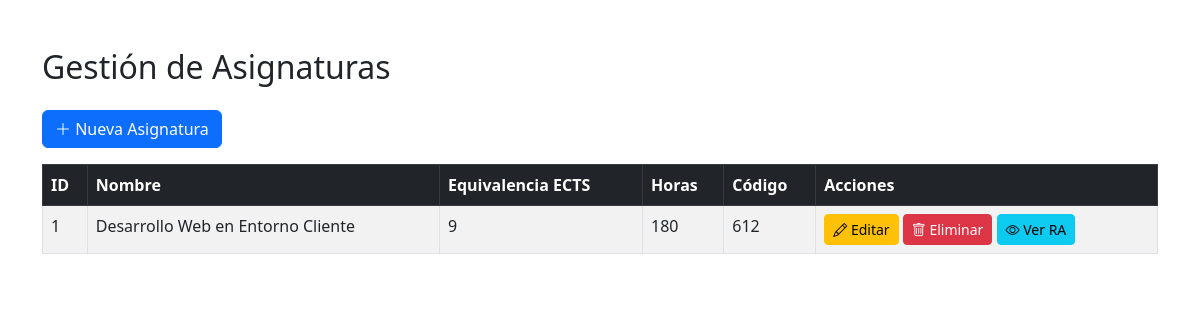
The app's page /Controllers/AsignaturaController.php?action=listar, older data.
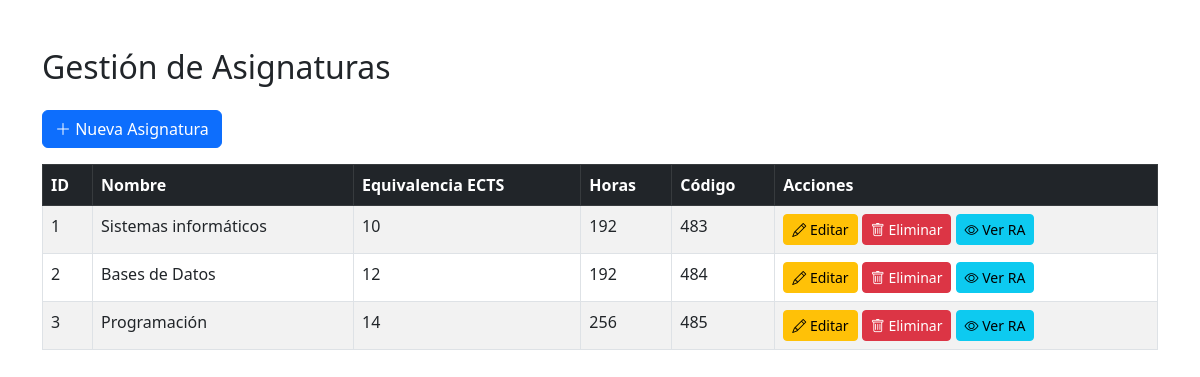
The same page, newer data.
### tables this page shows
CREATE TABLE
    asignaturas (
        id_asignatura INT AUTO_INCREMENT PRIMARY KEY,
        nombre VARCHAR(100) NOT NULL,
        equivalencia_ects INT,
        codigo INT,
        horas INT
    );

### Models/Database.php (called while the page is built)
<?php
class database
{
    private static $host = 'localhost';
    private static $dbname = 'gestion_academica';
    private static $username = 'root';
    private static $password = 'admin';
    public static function getConnection(): ?PDO
    {
        $pdo = null;
        try {
            $dsn = "mysql:host=" . self::$host . ";dbname=" . self::$dbname . ";charset=utf8mb4";
            $pdo = new PDO($dsn, self::$username, self::$password);
            $pdo->setAttribute(PDO::ATTR_ERRMODE, PDO::ERRMODE_EXCEPTION);
        } catch (PDOexception $e) {
            echo "Conection error: " . $e->getMessage();
        } finally {
            return $pdo;
        }
    }
}
?>

### Models/AsignaturaManager.php (called while the page is built, shortened)
<?php
require_once 'Database.php';
require_once 'Asignatura.php';
class AsignaturaManager
{
    private string $table = "asignaturas";
    public function readAll(): ?array
    {
        $asignaturas = null;
        try {
            $this->db = Database::getConnection();
            $query = "SELECT id_asignatura, nombre, equivalencia_ects, codigo, horas
                        FROM {$this->table}";
            $statement = $this->db->query($query);
            $statement->setFetchMode(PDO::FETCH_CLASS, 'Asignatura');
            $asignaturas = $statement->fetchAll();
        } catch (PDOException $e) {
            echo "Error: " . $e->getMessage();
        } finally {
            return $asignaturas;
        }
    }
}
?>

### Models/Asignatura.php (called while the page is built, shortened)
<?php
class Asignatura
{
	private int $id_asignatura;
	private string $nombre = "";
	private int $equivalencia_ects = 0;
	private int $codigo = 0;
	private int $horas = 0;
	public function getIdAsignatura(): int
	{
		return $this->id_asignatura;
	}
	public function getNombre(): string
	{
		return $this->nombre;
	}
	public function getEquivalenciaEcts(): ?int
	{
		return $this->equivalencia_ects;
	}
	public function getCodigo(): ?int
	{
		return $this->codigo;
	}
	public function getHoras(): ?int
	{
		return $this->horas;
	}
}
?>

### View/asignarturaView.php (the view, shortened to what this page needs)
<!DOCTYPE html>
<html lang="es">
<head>
    <link rel="stylesheet" href="https://cdn.jsdelivr.net/npm/bootstrap@5.3.0/dist/css/bootstrap.min.css">
</head>
<body>
    <div class="container mt-5">
        <h2 class="mb-4">Gestión de Asignaturas</h2>
        <a href="../Controllers/AsignaturaController.php?action=agregar" class="btn btn-primary mb-3">
            <i class="bi bi-plus-lg"></i> Nueva Asignatura
        </a>
        <div class="table-responsive">
            <table class="table table-bordered table-striped">
                <thead class="table-dark">
                    <tr>
                        <th>ID</th>
                        <th>Nombre</th>
                        <th>Equivalencia ECTS</th>
                        <th>Horas</th>
                        <th>Código</th>
                        <th>Acciones</th>
                    </tr>
                </thead>
                <tbody>
                    <?php foreach ($asignaturas as $asignatura): ?>
                        <tr>
                            <td><?= $asignatura->getIdAsignatura() ?></td>
                            <td><?= $asignatura->getNombre() ?></td>
                            <td><?= $asignatura->getEquivalenciaEcts() ?></td>
                            <td><?= $asignatura->getHoras(); ?></td>
                            <td><?= $asignatura->getCodigo() ?></td>
                            <td>
                                <a href="../Controllers/AsignaturaController.php?action=editar&id=<?= $asignatura->getIdAsignatura() ?>"
                                    class="btn btn-warning btn-sm">
                                    <i class="bi bi-pencil"></i> Editar
                                </a>
                                <a href="../Controllers/AsignaturaController.php?action=eliminar&id=<?= $asignatura->getIdAsignatura() ?>"
                                    class="btn btn-danger btn-sm"
                                    onclick="return confirm('¿Seguro que deseas eliminar esta asignatura?')">
                                    <i class="bi bi-trash"></i> Eliminar
                                </a>
                                <a href="../Controllers/ResultadoController.php?action=listarPorAsignatura&id_asignatura=<?= $asignatura->getIdAsignatura() ?>&nombre_asignatura=<?= urlencode($asignatura->getNombre()) ?>"
                                    class="btn btn-info btn-sm">
                                    <i class="bi bi-eye"></i> Ver RA
                                </a>
                            </td>
                        </tr>
                    <?php endforeach; ?>
                </tbody>
            </table>
        </div>
    </div>
    <link rel="stylesheet" href="https://cdn.jsdelivr.net/npm/bootstrap-icons/font/bootstrap-icons.css">
</body>
</html>

### Controllers/asignaturaController.php (shortened to what this page needs)
<?php
require_once '../Models/AsignaturaManager.php';
$manager = new AsignaturaManager();
$action = $_GET['action'] ?? 'listar';
switch ($action) {
    case 'listar':
        $asignaturas = $manager->readAll();
        if ($asignaturas === null) {
            echo "No hay asignaturas para listar.";
        }else {
            include './../View/asignarturaView.php';
        }
        break;
}
?>

Row changes from the older to the newer data that the page shows:
changed asignaturas id 1: nombre "Desarrollo Web en Entorno Cliente" → "Sistemas informáticos"; equivalencia_ects "9" → "10"; horas "180" → "192"; codigo "612" → "483"
added asignaturas: id_asignatura "2", nombre "Bases de Datos", equivalencia_ects "12", horas "192", codigo "484"
added asignaturas: id_asignatura "3", nombre "Programación", equivalencia_ects "14", horas "256", codigo "485"
